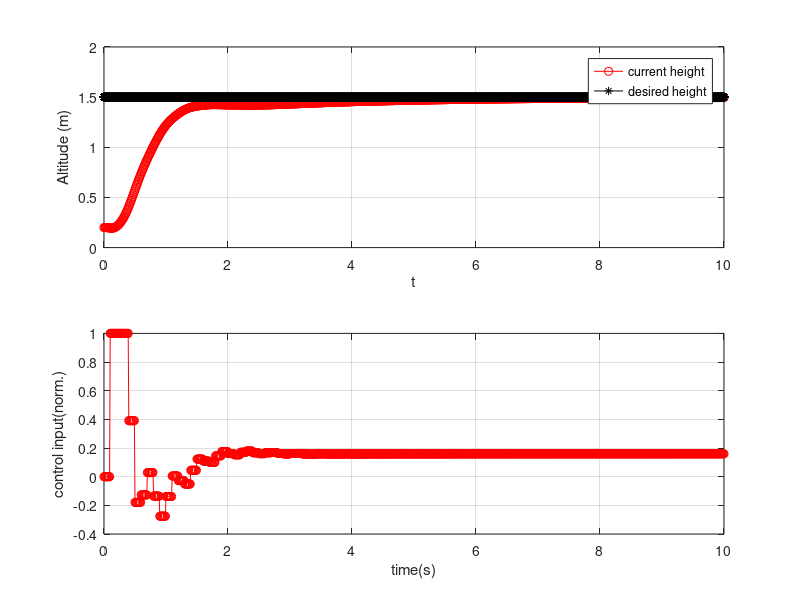

The MATLAB script that drew this image:
close all
clear all
clc
% Physical properties
params.gravity = 9.81;
params.mass = 0.522;
K = 4.555764;
tl = 29;
sl = 100;
ut0 = 0/29; % trim tab value; fixed
umax = 1;
v_z_max = 5;
s_des = [1.5; 0];

kvh =0.01;
kph = 1;
kih = 4;
kh = 2;

v_z_error_int = 0;
z_prev = 0;
z_dot_prev = 0;
dt = 0.01;

tspan = 0:dt:10;
y = zeros(length(tspan),2);
s = [0.2;0];
y(1,: ) = s;
u_stick = 0;
u(1) = 0;

for i = 1:length(tspan)-1
    h_error = s_des(1) - s(1)
    z_cur = s(1);
    if (i==1)
       z_dot = 0;
       z_prev = z_cur;
       z_d_dot = 0;
       del_t = 0;
       t_prev = tspan(i);
       z_dot_prev = z_dot;
     
    elseif (~mod(i,10))
       v_z_sp = kh*h_error
       v_z_sp = max(-v_z_max,min(v_z_max,v_z_sp));
       del_t = tspan(i)-t_prev;
       z_dot  = (z_cur - z_prev)/del_t;
       t_prev = tspan(i);
       z_prev = z_cur;
       z_d_dot = (z_dot-z_dot_prev)/dt;
       z_dot_prev = z_dot;
       %velocity control loop
       v_z_error = v_z_sp - z_dot;
       v_z_error_dot = -kh*z_dot - z_d_dot;
       %calculate thrust
       u_stick= (0+(kph*v_z_error+kvh*v_z_error_dot+ v_z_error_int));
       u_stick = max(-umax, min(umax,u_stick));
  
       %anti-windup
       stop_v_z_error_int = (u_stick>=umax && v_z_error>=0 )||(u_stick<=-umax && v_z_error<=0);
       if ~stop_v_z_error_int, v_z_error_int = v_z_error_int + kih*v_z_error*dt; end
  
    end
    
    u(i+1) = u_stick;
    u_net = (u(i)*sl + ut0*tl)/(sl+tl);
    u_net = min(max(-1, u_net),1);
    T = K*(u_net +1);
    zdot(i) = z_dot;
    zddot(i) = z_d_dot;
    sdot(:,i) = [s(2);T/params.mass - params.gravity];
    y(i+1,:) = y(i,:) + (sdot(:,i)*dt)';
    s = y(i+1,:)';
end

sdot = sdot';

subplot(2,1,1);
plot(tspan,y(:,1),'-or');
xlabel('t');
ylabel('Altitude (m)');
hold on; plot(tspan,s_des(1)*ones(length(tspan)),'-*k');
grid on
legend('current height','desired height');

subplot(2,1,2);
plot(tspan,u,'-or');
xlabel('time(s)');
ylabel('control input(norm.)');
grid on;

% subplot(3,1,1);
% plot(tspan,y(:,1));
% xlabel('t');
% ylabel('h');
% hold on; plot(tspan,s_des(1)*ones(length(tspan)),'--r');
% grid on
% legend('current height','desired height');
% 
% subplot(3,1,2);
% plot(tspan(1:end-1),zdot);
% hold on; plot(tspan,y(:,2));
% xlabel('t');
% ylabel('vertical velocity');
% grid on
% legend('approx','actual');

% subplot(3,1,3);
% plot(tspan(1:end-1),sdot(:,2));
% hold on; plot(tspan(1:end-1),zddot);
% xlabel('t');
% ylabel('vertical acceleration');
% legend('actual','aprrox');
% grid on

% figure(2);
% plot(tspan,u*129);
% xlabel('time(s)');
% ylabel('control input');
% grid on;
